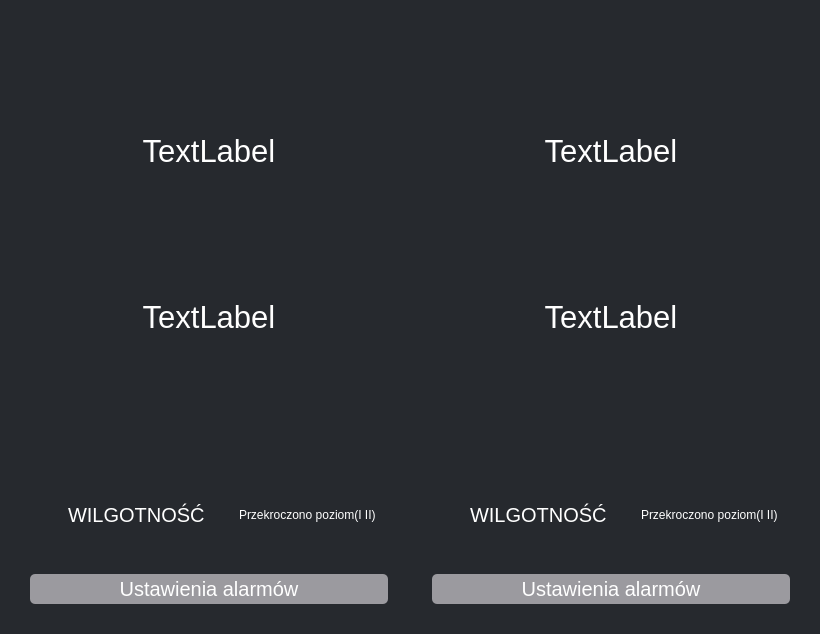
     <widget class="QWidget" name="tab_humidity">
      <property name="styleSheet">
       <string notr="true">QWidget{
	background: #26292e;
	border-radius: 20px;
margin: 10px;
}


#tab_humidity{
	background: #010101;
}</string>
      </property>
      <attribute name="title">
       <string>Wilgotność</string>
      </attribute>
      <layout class="QGridLayout" name="gridLayout_20">
       <item row="0" column="0">
        <widget class="Hum_silos" name="hum_silos_1" native="true">
         <property name="sizePolicy">
          <sizepolicy hsizetype="Minimum" vsizetype="Minimum">
           <horstretch>0</horstretch>
           <verstretch>0</verstretch>
          </sizepolicy>
         </property>
         <property name="minimumSize">
          <size>
           <width>262</width>
           <height>446</height>
          </size>
         </property>
         <property name="styleSheet">
          <string notr="true">


QLabel{
	color: #ffffff;
	 background-color: rgba(0, 0, 0, 0); 
}</string>
         </property>
         <layout class="QGridLayout" name="gridLayout_19">
          <item row="3" column="0">
           <widget class="QLabel" name="hum_silos_1_second">
            <property name="font">
             <font>
              <pointsize>23</pointsize>
             </font>
            </property>
            <property name="text">
             <string>TextLabel</string>
            </property>
            <property name="alignment">
             <set>Qt::AlignCenter</set>
            </property>
           </widget>
          </item>
          <item row="4" column="0">
           <spacer name="verticalSpacer_18">
            <property name="orientation">
             <enum>Qt::Vertical</enum>
            </property>
            <property name="sizeHint" stdset="0">
             <size>
              <width>20</width>
              <height>40</height>
             </size>
            </property>
           </spacer>
          </item>
          <item row="1" column="0">
           <widget class="QLabel" name="hum_silos_1_first">
            <property name="font">
             <font>
              <pointsize>23</pointsize>
             </font>
            </property>
            <property name="text">
             <string>TextLabel</string>
            </property>
            <property name="alignment">
             <set>Qt::AlignCenter</set>
            </property>
           </widget>
          </item>
          <item row="0" column="0">
           <spacer name="verticalSpacer_19">
            <property name="orientation">
             <enum>Qt::Vertical</enum>
            </property>
            <property name="sizeHint" stdset="0">
             <size>
              <width>20</width>
              <height>40</height>
             </size>
            </property>
           </spacer>
          </item>
          <item row="2" column="0">
           <spacer name="verticalSpacer_20">
            <property name="orientation">
             <enum>Qt::Vertical</enum>
            </property>
            <property name="sizeHint" stdset="0">
             <size>
              <width>20</width>
              <height>40</height>
             </size>
            </property>
           </spacer>
          </item>
         </layout>
        </widget>
       </item>
       <item row="0" column="1">
        <widget class="Hum_silos" name="hum_silos_2" native="true">
         <property name="sizePolicy">
          <sizepolicy hsizetype="Minimum" vsizetype="Minimum">
           <horstretch>0</horstretch>
           <verstretch>0</verstretch>
          </sizepolicy>
         </property>
         <property name="minimumSize">
          <size>
           <width>263</width>
           <height>446</height>
          </size>
         </property>
         <property name="styleSheet">
          <string notr="true">QLabel{
	color: #ffffff;
	 background-color: rgba(0, 0, 0, 0); 
}</string>
         </property>
         <layout class="QGridLayout" name="gridLayout_18">
          <item row="0" column="0">
           <spacer name="verticalSpacer_15">
            <property name="orientation">
             <enum>Qt::Vertical</enum>
            </property>
            <property name="sizeHint" stdset="0">
             <size>
              <width>20</width>
              <height>96</height>
             </size>
            </property>
           </spacer>
          </item>
          <item row="1" column="0">
           <widget class="QLabel" name="hum_silos_2_first">
            <property name="font">
             <font>
              <pointsize>23</pointsize>
             </font>
            </property>
            <property name="text">
             <string>TextLabel</string>
            </property>
            <property name="alignment">
             <set>Qt::AlignCenter</set>
            </property>
           </widget>
          </item>
          <item row="2" column="0">
           <spacer name="verticalSpacer_16">
            <property name="orientation">
             <enum>Qt::Vertical</enum>
            </property>
            <property name="sizeHint" stdset="0">
             <size>
              <width>20</width>
              <height>95</height>
             </size>
            </property>
           </spacer>
          </item>
          <item row="3" column="0">
           <widget class="QLabel" name="hum_silos_2_second">
            <property name="font">
             <font>
              <pointsize>23</pointsize>
             </font>
            </property>
            <property name="text">
             <string>TextLabel</string>
            </property>
            <property name="alignment">
             <set>Qt::AlignCenter</set>
            </property>
           </widget>
          </item>
          <item row="4" column="0">
           <spacer name="verticalSpacer_17">
            <property name="orientation">
             <enum>Qt::Vertical</enum>
            </property>
            <property name="sizeHint" stdset="0">
             <size>
              <width>20</width>
              <height>96</height>
             </size>
            </property>
           </spacer>
          </item>
         </layout>
        </widget>
       </item>
       <item row="1" column="0">
        <widget class="QWidget" name="hum_alarms_silos_1" native="true">
         <property name="sizePolicy">
          <sizepolicy hsizetype="Minimum" vsizetype="Fixed">
           <horstretch>0</horstretch>
           <verstretch>0</verstretch>
          </sizepolicy>
         </property>
         <property name="minimumSize">
          <size>
           <width>50</width>
           <height>160</height>
          </size>
         </property>
         <property name="styleSheet">
          <string notr="true">QLabel{
	color: #ffffff
}
QPushButton{
background: #9b9a9f;
color: white;
border-top-left-radius: 5px;
    border-top-right-radius: 5px;
    border-bottom-left-radius: 5px;
    border-bottom-right-radius: 5px;
}

QPushButton:hover {
                         background-color: #b5b5b5;  
                     }
                         QPushButton:pressed {
                         background-color: #808080;  
                         }</string>
         </property>
         <layout class="QGridLayout" name="gridLayout_16">
          <item row="3" column="1">
           <widget class="QLabel" name="hum_alarms_hum_1">
            <property name="sizePolicy">
             <sizepolicy hsizetype="Fixed" vsizetype="Minimum">
              <horstretch>0</horstretch>
              <verstretch>0</verstretch>
             </sizepolicy>
            </property>
            <property name="minimumSize">
             <size>
              <width>50</width>
              <height>50</height>
             </size>
            </property>
            <property name="font">
             <font>
              <pointsize>15</pointsize>
             </font>
            </property>
            <property name="text">
             <string>WILGOTNOŚĆ</string>
            </property>
           </widget>
          </item>
          <item row="3" column="2">
           <widget class="QLabel" name="hum_info_alarms_hum_1">
            <property name="sizePolicy">
             <sizepolicy hsizetype="Minimum" vsizetype="Minimum">
              <horstretch>0</horstretch>
              <verstretch>0</verstretch>
             </sizepolicy>
            </property>
            <property name="minimumSize">
             <size>
              <width>0</width>
              <height>0</height>
             </size>
            </property>
            <property name="text">
             <string>Przekroczono poziom(I II) </string>
            </property>
            <property name="alignment">
             <set>Qt::AlignLeading|Qt::AlignLeft|Qt::AlignVCenter</set>
            </property>
           </widget>
          </item>
          <item row="3" column="0">
           <widget class="QLabel" name="hum_ico_hum_1">
            <property name="sizePolicy">
             <sizepolicy hsizetype="Fixed" vsizetype="Minimum">
              <horstretch>0</horstretch>
              <verstretch>0</verstretch>
             </sizepolicy>
            </property>
            <property name="minimumSize">
             <size>
              <width>10</width>
              <height>50</height>
             </size>
            </property>
            <property name="text">
             <string/>
            </property>
            <property name="pixmap">
             <pixmap resource="../res/res.qrc">:/ikona_warning_tło.png</pixmap>
            </property>
            <property name="scaledContents">
             <bool>false</bool>
            </property>
            <property name="alignment">
             <set>Qt::AlignLeading|Qt::AlignLeft|Qt::AlignVCenter</set>
            </property>
            <property name="wordWrap">
             <bool>false</bool>
            </property>
            <property name="openExternalLinks">
             <bool>false</bool>
            </property>
           </widget>
          </item>
          <item row="4" column="0" colspan="4">
           <widget class="QPushButton" name="hum_alarms_settings_button_silos_1">
            <property name="minimumSize">
             <size>
              <width>0</width>
              <height>50</height>
             </size>
            </property>
            <property name="font">
             <font>
              <pointsize>15</pointsize>
             </font>
            </property>
            <property name="text">
             <string>Ustawienia alarmów</string>
            </property>
           </widget>
          </item>
         </layout>
        </widget>
       </item>
       <item row="1" column="1">
        <widget class="QWidget" name="hum_alarms_silos_2" native="true">
         <property name="sizePolicy">
          <sizepolicy hsizetype="Minimum" vsizetype="Fixed">
           <horstretch>0</horstretch>
           <verstretch>0</verstretch>
          </sizepolicy>
         </property>
         <property name="minimumSize">
          <size>
           <width>50</width>
           <height>160</height>
          </size>
         </property>
         <property name="styleSheet">
          <string notr="true">QLabel{
	color: #ffffff
}
QPushButton{
background: #9b9a9f;
color: white;
border-top-left-radius: 5px;
    border-top-right-radius: 5px;
    border-bottom-left-radius: 5px;
    border-bottom-right-radius: 5px;
}

QPushButton:hover {
                         background-color: #b5b5b5;  
                     }
                         QPushButton:pressed {
                         background-color: #808080;  
                         }</string>
         </property>
         <layout class="QGridLayout" name="gridLayout_17">
          <item row="0" column="1">
           <widget class="QLabel" name="hum_alarms_hum_2">
            <property name="sizePolicy">
             <sizepolicy hsizetype="Fixed" vsizetype="Minimum">
              <horstretch>0</horstretch>
              <verstretch>0</verstretch>
             </sizepolicy>
            </property>
            <property name="minimumSize">
             <size>
              <width>50</width>
              <height>50</height>
             </size>
            </property>
            <property name="font">
             <font>
              <pointsize>15</pointsize>
             </font>
            </property>
            <property name="text">
             <string>WILGOTNOŚĆ</string>
            </property>
           </widget>
          </item>
          <item row="0" column="2">
           <widget class="QLabel" name="hum_info_alarms_hum_2">
            <property name="sizePolicy">
             <sizepolicy hsizetype="Minimum" vsizetype="Minimum">
              <horstretch>0</horstretch>
              <verstretch>0</verstretch>
             </sizepolicy>
            </property>
            <property name="minimumSize">
             <size>
              <width>0</width>
              <height>0</height>
             </size>
            </property>
            <property name="text">
             <string>Przekroczono poziom(I II) </string>
            </property>
            <property name="alignment">
             <set>Qt::AlignLeading|Qt::AlignLeft|Qt::AlignVCenter</set>
            </property>
           </widget>
          </item>
          <item row="0" column="0">
           <widget class="QLabel" name="hum_ico_hum_2">
            <property name="sizePolicy">
             <sizepolicy hsizetype="Fixed" vsizetype="Minimum">
              <horstretch>0</horstretch>
              <verstretch>0</verstretch>
             </sizepolicy>
            </property>
            <property name="minimumSize">
             <size>
              <width>10</width>
              <height>50</height>
             </size>
            </property>
            <property name="text">
             <string/>
            </property>
            <property name="pixmap">
             <pixmap resource="../res/res.qrc">:/ikona_stop_tło.png</pixmap>
            </property>
            <property name="scaledContents">
             <bool>false</bool>
            </property>
            <property name="alignment">
             <set>Qt::AlignLeading|Qt::AlignLeft|Qt::AlignVCenter</set>
            </property>
            <property name="wordWrap">
             <bool>false</bool>
            </property>
            <property name="openExternalLinks">
             <bool>false</bool>
            </property>
           </widget>
          </item>
          <item row="1" column="0" colspan="4">
           <widget class="QPushButton" name="hum_alarms_settings_button_silos_2">
            <property name="minimumSize">
             <size>
              <width>0</width>
              <height>50</height>
             </size>
            </property>
            <property name="font">
             <font>
              <pointsize>15</pointsize>
             </font>
            </property>
            <property name="text">
             <string>Ustawienia alarmów</string>
            </property>
           </widget>
          </item>
         </layout>
        </widget>
       </item>
      </layout>
     </widget>
